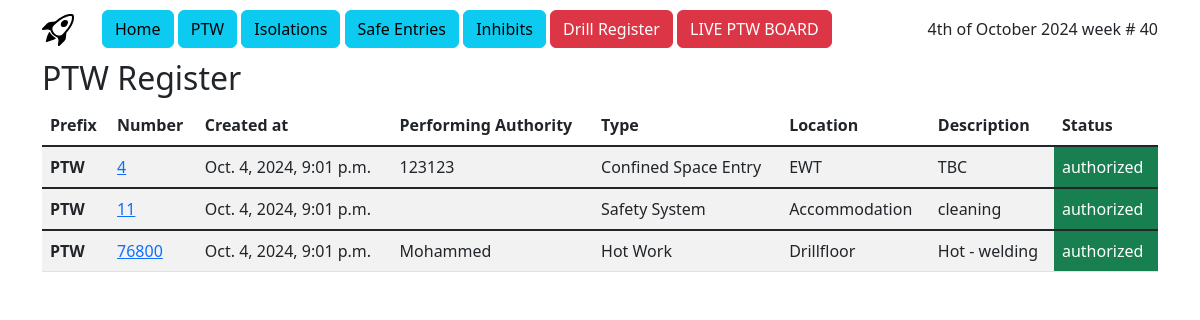
/ptw/, run on the app's committed database.
### ptw/models.py (models this page shows, shortened)
class PTW(models.Model):
    prefix = models.CharField(max_length=5, choices=[
        ('PTW', 'PTW'),
        ('HVPTW', 'HVPTW'),
        ('HVSFT', 'HVSFT'),
        ('Event', 'Event'),
    ], default='PTW')
    id = models.IntegerField(primary_key=True)
    status = models.CharField(max_length=10, choices=[
        ('created', 'created'),
        ('authorized', 'authorized'),
        ('suspended', 'suspended'),
        ('closed', 'closed'),
        ('cancelled', 'cancelled')]
                              )
    created_at = models.DateTimeField(auto_now=True)
    authorized_at = models.DateTimeField(default=timezone.now)
    closed_at = models.DateTimeField(default=timezone.now)
    planned_work_at = models.DateTimeField(default=timezone.now)
    work_description = models.CharField(max_length=64, default='TBC')
    work_type = models.CharField(max_length=64, choices=work_list, blank=True)
    work_location = models.ForeignKey(Location, on_delete=models.PROTECT)
    performing_authority = models.CharField(max_length=64, blank=True)
    permit_audit = models.IntegerField(default=0)
    ref_isolation = models.ForeignKey(Isolation, on_delete=models.PROTECT, blank=True, null=True)
    ref_safe_entry = models.ForeignKey(SafeEntry, on_delete=models.PROTECT, blank=True, null=True)
    ref_inhibit = models.ForeignKey(Inhibit, on_delete=models.PROTECT, blank=True, null=True)

class Location(models.Model):
    name = models.CharField(max_length=100, unique=True)
    x = models.IntegerField()  # or models.FloatField() if you need decimal precision
    y = models.IntegerField()
    def __str__(self):
        return f'{self.name}'

### ptw/views.py (the view)
# urls.py: path('ptw/', views.PTWView.as_view(), name='ptw_index'),
class PTWView(generic.ListView):
    template_name = 'ptw/ptw_index.html'
    context_object_name = 'latest_active_list'
    def get_queryset(self):
        return PTW.objects.filter(
            Q(status__exact='authorized') | Q(status__exact='created') | Q(status__exact='suspended')
        )

### ptw/templates/ptw/ptw_index.html
{% extends 'ptw/nav.html' %}
{% block content %}
<h2>PTW Register</h2>
<div class="table-responsive">
<table class="table table-striped table-hover">
<thead>
      <tr>
          <th scope="col">Prefix</th>
          <th scope="col">Number</th>
          <th scope="col">Created at</th>
          <th scope="col">Performing Authority</th>
          <th scope="col">Type</th>
          <th scope="col">Location</th>
          <th scope="col">Description</th>
          <th scope="col">Status</th>
      </tr>
</thead>
{% if latest_active_list %}
            {% for ptw in latest_active_list %}
                <tbody class="table-group-divider">
                    <tr>
                        <th scope="row">{{ ptw.prefix }}</th>
                        <td><a href="{% url 'ptw:detail' ptw.id %}">{{ ptw.id }}</a></td>
                        <td>{{ ptw.created_at }}</td>
                        <td>{{ ptw.performing_authority }}</td>
                        <td>{{ ptw.work_type }}</td>
                        <td>{{ ptw.work_location }}</td>
                        <td>{{ ptw.work_description }}</td>
                        <td class="{% if ptw.status == "authorized" %}{{ 'text-bg-success' }}
                                    {% elif ptw.status == "created" %}{{ 'text-bg-info' }}
                                    {% else %}{{ 'text-bg-warning' }}
                                    {% endif %}">{{ ptw.status }}</td>
                    </tr>
                </tbody>
            {% endfor %}
{% else %}
    <p>No ptw are currently active.</p>
{% endif %}
</table>
</div>
{% endblock %}

### ptw/templates/ptw/nav.html (shortened to what this page needs)
<!DOCTYPE html>
<html lang="en-US">
  <head>
      {% load static %}
      <link rel="stylesheet" type="text/css" href="{% static 'ptw/css/bootstrap.css' %}"/>
  </head>
<nav class="navbar navbar-expand-lg">
  <div class="container-xl">
    <a class="navbar-brand align-top"
       href="{% url 'admin:index' %}">
        <img src="{% static 'ptw/images/rocket-takeoff.svg' %}" alt="Admin" width="32" height="32">
    </a>
    <div class="collapse navbar-collapse" id="navbarNavAltMarkup">
      <div class="navbar-nav">
          <form class="container-fluid justify-content-start">
            <a class="btn btn-info" role="button" href="{% url 'ptw:home' %}">Home</a>
            <a class="btn btn-info" role="button" href="{% url 'ptw:ptw_index' %}">PTW</a>
            <a class="btn btn-info" role="button" href="{% url 'ptw:active_index' %}">Isolations</a>
            <a class="btn btn-info" role="button" href="{% url 'ptw:safe_entry' %}">Safe Entries</a>
            <a class="btn btn-info" role="button" href="{% url 'ptw:inhibit' %}">Inhibits</a>
            <a class="btn btn-danger" role="button" href="{% url 'ptw:drills' %}">Drill Register</a>
            <a class="btn btn-danger" role="button" href="{% url 'ptw:board_index' %}">LIVE PTW BOARD</a>
          </form>
      </div>
    </div>
      <div class="text">{% now "jS \o\f F Y \w\e\e\k \# W" %}</div>
  </div>
</nav>
<body>
<div class="container-xl">
    {% block content %}
    {% endblock %}
</div>
</body>
</html>

### data on the page
PTW: prefix "PTW", id "4", created_at "Oct. 4, 2024, 9:01 p.m.", performing_authority "123123", work_type "Confined Space Entry", work_location "EWT", work_description "TBC", status "authorized"
PTW: prefix "PTW", id "11", created_at "Oct. 4, 2024, 9:01 p.m.", work_type "Safety System", work_location "Accommodation", work_description "cleaning", status "authorized"
PTW: prefix "PTW", id "76800", created_at "Oct. 4, 2024, 9:01 p.m.", performing_authority "Mohammed", work_type "Hot Work", work_location "Drillfloor", work_description "Hot - welding", status "authorized"
